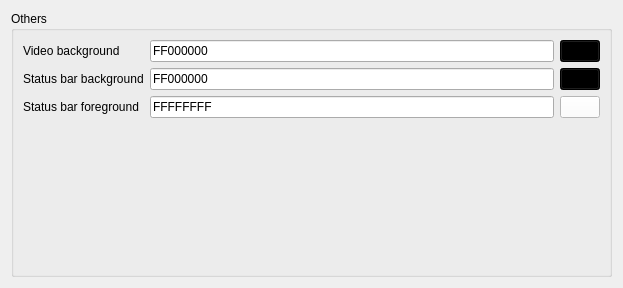
                <widget class="QWidget" name="interfaceWidgetCustomHost">
                 <property name="geometry">
                  <rect>
                   <x>0</x>
                   <y>0</y>
                   <width>623</width>
                   <height>288</height>
                  </rect>
                 </property>
                 <layout class="QVBoxLayout" name="interfaceWidgetCustomLayout">
                  <item>
                   <widget class="QGroupBox" name="interfaceWindowBox">
                    <property name="title">
                     <string>Others</string>
                    </property>
                    <layout class="QFormLayout" name="formLayout_6">
                     <item row="0" column="0">
                      <widget class="QLabel" name="windowVideoLabel">
                       <property name="text">
                        <string>Video background</string>
                       </property>
                      </widget>
                     </item>
                     <item row="0" column="1">
                      <layout class="QHBoxLayout" name="windowVideoLayout">
                       <item>
                        <widget class="QLineEdit" name="windowVideoValue">
                         <property name="inputMask">
                          <string notr="true">HHHHHHHH</string>
                         </property>
                         <property name="text">
                          <string notr="true">FF000000</string>
                         </property>
                        </widget>
                       </item>
                       <item>
                        <widget class="QPushButton" name="windowVideoPick">
                         <property name="styleSheet">
                          <string notr="true">background: #000000;</string>
                         </property>
                         <property name="text">
                          <string/>
                         </property>
                        </widget>
                       </item>
                      </layout>
                     </item>
                     <item row="1" column="0">
                      <widget class="QLabel" name="windowInfoBackgroundLabel">
                       <property name="text">
                        <string>Status bar background</string>
                       </property>
                      </widget>
                     </item>
                     <item row="1" column="1">
                      <layout class="QHBoxLayout" name="windowInfoBackgroundLayout">
                       <item>
                        <widget class="QLineEdit" name="windowInfoBackgroundValue">
                         <property name="inputMask">
                          <string notr="true">HHHHHHHH</string>
                         </property>
                         <property name="text">
                          <string notr="true">FF000000</string>
                         </property>
                        </widget>
                       </item>
                       <item>
                        <widget class="QPushButton" name="windowInfoBackgroundPick">
                         <property name="styleSheet">
                          <string notr="true">background: #000000;</string>
                         </property>
                         <property name="text">
                          <string/>
                         </property>
                        </widget>
                       </item>
                      </layout>
                     </item>
                     <item row="2" column="0">
                      <widget class="QLabel" name="windowInfoForegroundLabel">
                       <property name="text">
                        <string>Status bar foreground</string>
                       </property>
                      </widget>
                     </item>
                     <item row="2" column="1">
                      <layout class="QHBoxLayout" name="windowInfoForegroundLayout">
                       <item>
                        <widget class="QLineEdit" name="windowInfoForegroundValue">
                         <property name="inputMask">
                          <string notr="true">HHHHHHHH</string>
                         </property>
                         <property name="text">
                          <string notr="true">FFFFFFFF</string>
                         </property>
                        </widget>
                       </item>
                       <item>
                        <widget class="QPushButton" name="windowInfoForegroundPick">
                         <property name="styleSheet">
                          <string notr="true">background: #FFFFFF;</string>
                         </property>
                         <property name="text">
                          <string/>
                         </property>
                        </widget>
                       </item>
                      </layout>
                     </item>
                    </layout>
                   </widget>
                  </item>
                 </layout>
                </widget>
